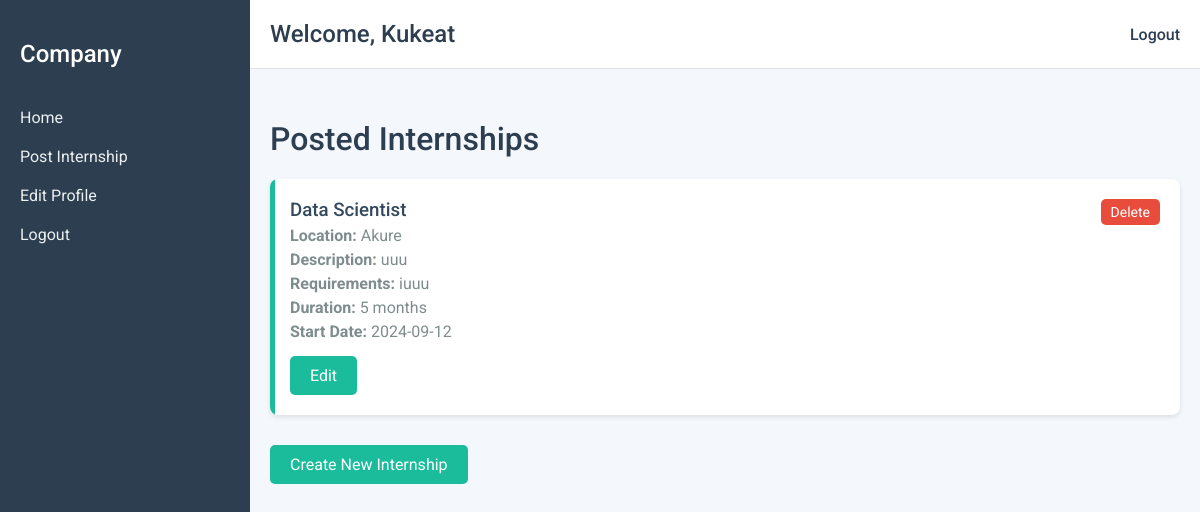
Before: /company_dashboard (signed in) with the older database file.
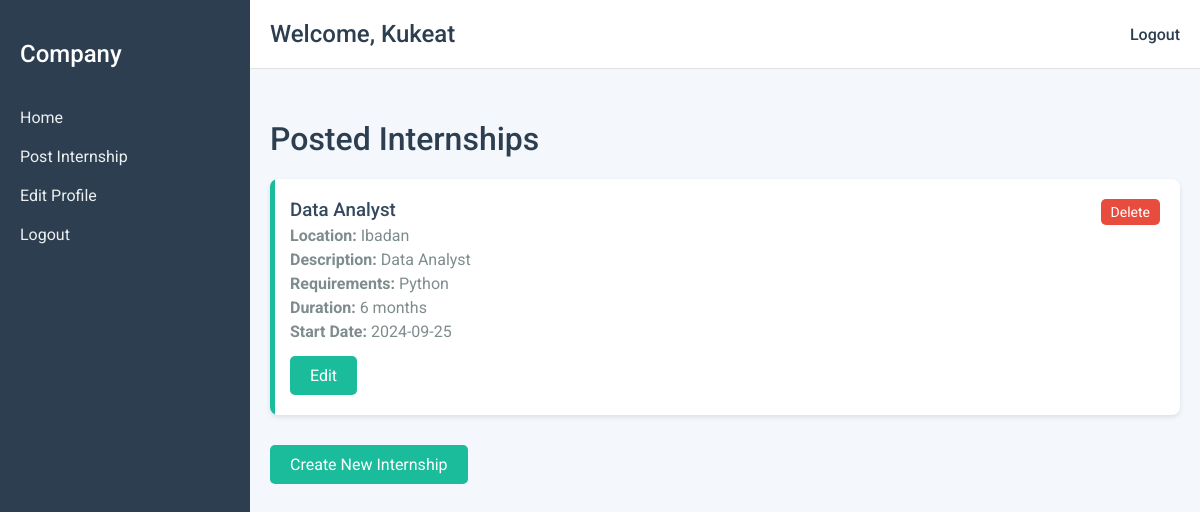
After: the same page with the newer database file.
### models.py (models this page shows)
class Internship(db.Model):
    id = db.Column(db.Integer, primary_key=True)
    role = db.Column(db.String(100), nullable=False)
    description = db.Column(db.Text)
    location = db.Column(db.String(100), nullable=False)
    company_id = db.Column(db.Integer, db.ForeignKey('company.id'), nullable=False)
    start_date = db.Column(db.Date)
    duration = db.Column(db.String(50))
    requirements = db.Column(db.Text)

### app.py (the view)
@app.route('/company_dashboard')
def company_dashboard():
    if 'company_id' not in session:
        return redirect(url_for('company_login'))
    company = db.session.get(Company, session['company_id'])
    internships = Internship.query.filter_by(company_id=company.id).all()
    return render_template('company_dashboard.html', company=company, internships=internships)

### templates/company_dashboard.html (shortened to what this page needs)
<!DOCTYPE html>
<html lang="en">
<head>
</head>
<body>
    <div class="sidebar">
        <h2>Company</h2>
        <a href="{{ url_for('company_dashboard') }}">Home</a>
        <a href="{{ url_for('post_internship') }}">Post Internship</a>
        <a href="{{ url_for('edit_company_profile') }}">Edit Profile</a>
        <a href="{{ url_for('company_logout') }}" class="logout">Logout</a>
    </div>
    <div class="main-content">
        <div class="top-bar">
            <h2>Welcome, {{ company.name }}</h2>
            <a href="{{ url_for('company_logout') }}" class="logout">Logout</a>
        </div>
        <div class="internship-list">
            <h1>Posted Internships</h1>
            {% for internship in internships %}
            <div class="internship-item">
                <h3>{{ internship.role }}</h3>
                <p><strong>Location:</strong> {{ internship.location }}</p>
                <p><strong>Description:</strong> {{ internship.description }}</p>
                <p><strong>Requirements:</strong> {{ internship.requirements }}</p>
                <p><strong>Duration:</strong> {{ internship.duration }}</p>
                <p><strong>Start Date:</strong> {{ internship.start_date }}</p>
                <a href="{{ url_for('edit_internship', internship_id=internship.id) }}" class="button">Edit</a>
                <a href="{{ url_for('delete_internship', internship_id=internship.id) }}" class="delete-button">Delete</a>
            </div>
            {% endfor %}
            <a href="{{ url_for('post_internship') }}" class="button">Create New Internship</a>
        </div>
    </div>
</body>
</html>

Changed rows visible on the page:
removed Internship: role "Data Scientist", location "Akure", description "uuu", requirements "iuuu", duration "5 months", start_date "2024-09-12"
added Internship: role "Data Analyst", location "Ibadan", description "Data Analyst", requirements "Python", duration "6 months", start_date "2024-09-25"
